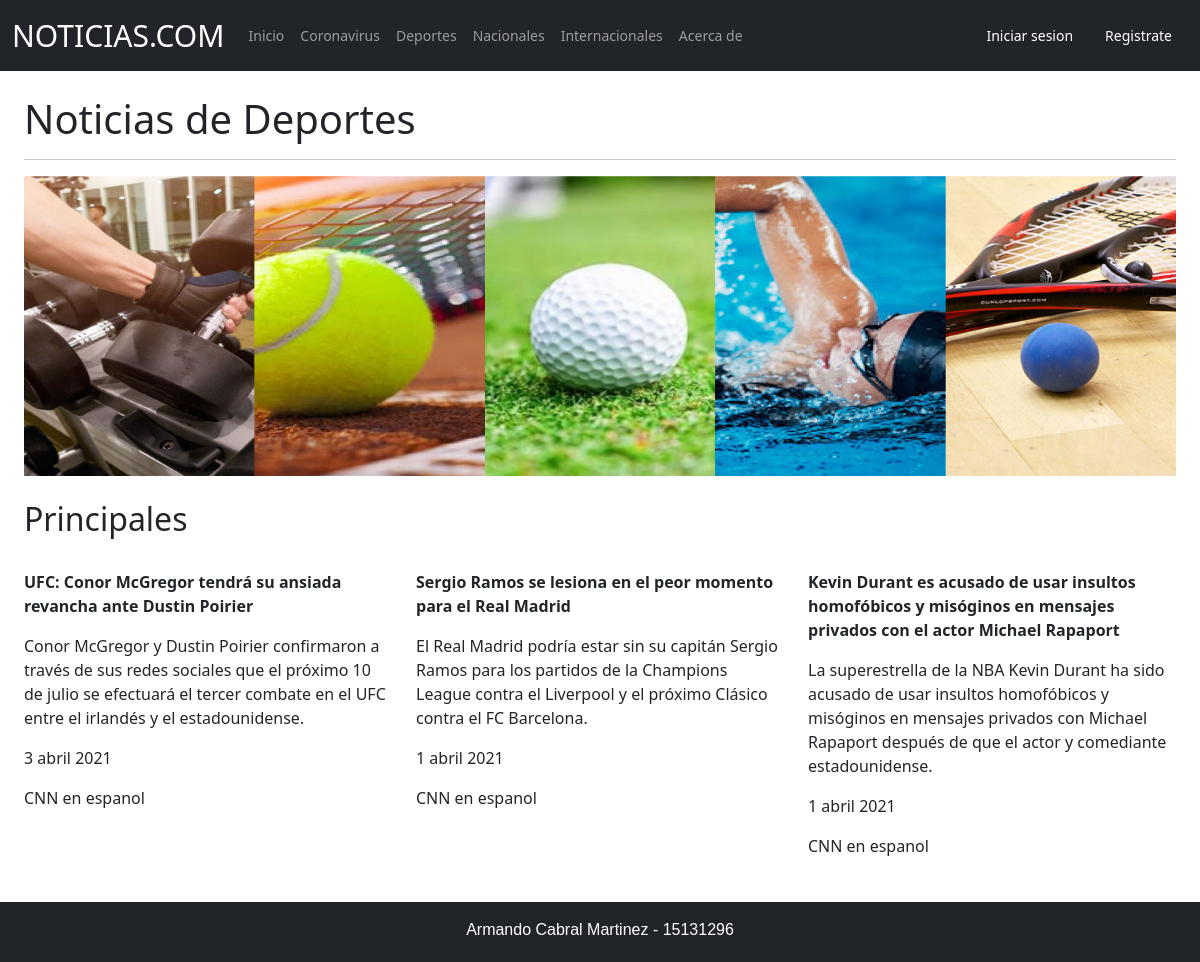
The page /accounts/deportes on the database as committed earlier.
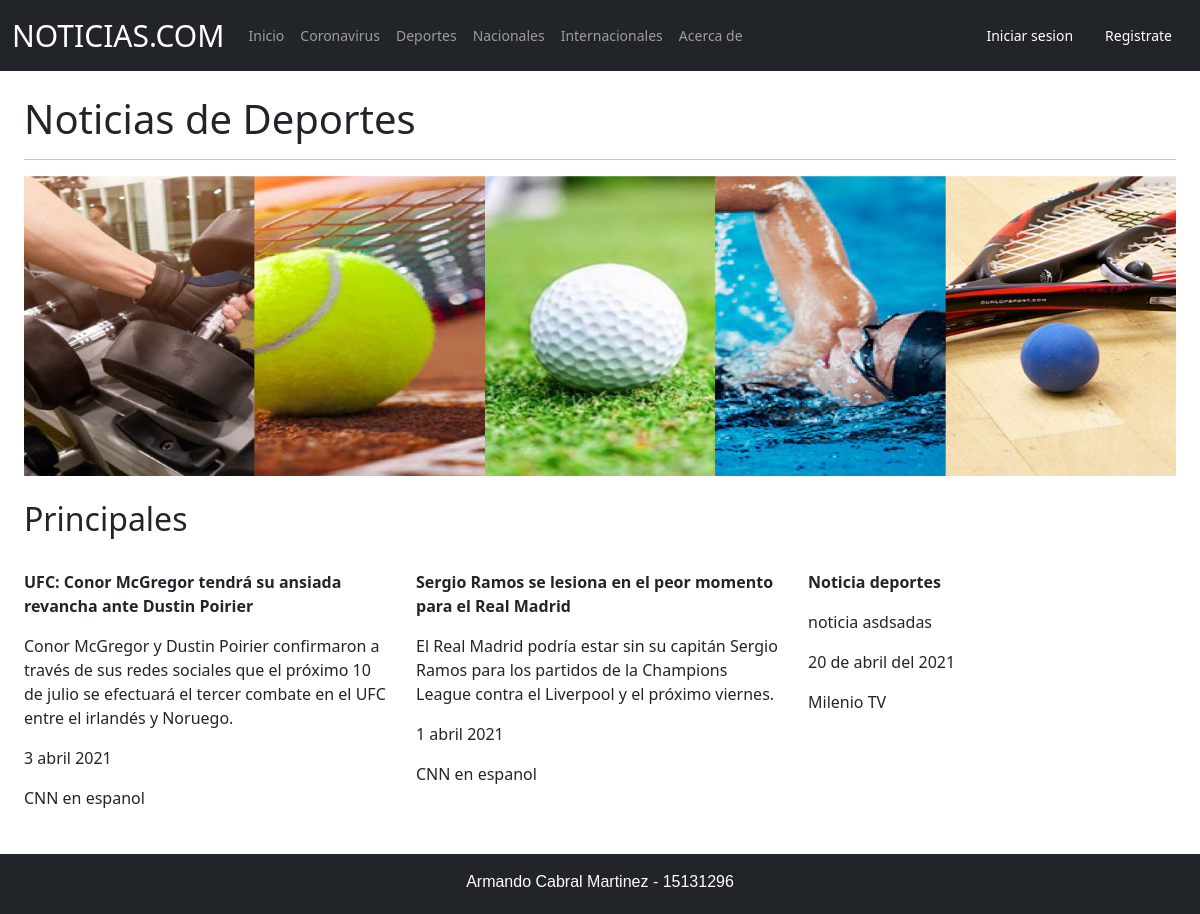
The same page on the database as committed later.
### noticias/models.py (models this page shows, shortened)
class deportes (models.Model):
	nombre = models.CharField(default = "",null=True,max_length = 200)
	descripcion = models.TextField(default = "",null=True,max_length = 200)
	fecha = models.CharField(default = "",null=True,max_length = 200)
	autor = models.CharField(default = "",null=True,max_length = 200)

### noticias/views.py (the view)
# urls.py: path('deportes',DeportesPageView.as_view(),name = 'deportes'),
class DeportesPageView(ListView):
	model = deportes
	template_name = 'deportes.html'
	context_object_name = 'noticias_list'

### noticias/templates/deportes.html (shortened to what this page needs)
{% extends 'base.html' %}
{% block content %}
{% load static %}
<body>
	<div class="px-4">
		<br>
		<h1>Noticias de Deportes</h1>
		<hr>
		<div class="row">
	    	<img src="{% static 'files/bannerDeportes.jpg' %}" height="300px"
	    	width="1220px">
    	</div>
		<br>
		<h2>Principales</h2>
		<div class="row">
				{% for deportes in noticias_list %}
				<div class=col-md-4>
                    <br>
					<p><strong>{{ deportes.nombre }}</strong></p>
			        <p>{{ deportes.descripcion }}</p>
			        <p>{{ deportes.fecha }}</p>
			        <p>{{ deportes.autor }}</p>
				</div>
	    		{% endfor %}
		</div>
	</div>
	<br><br>
</body>
{% endblock content %}

### noticias/templates/base.html (shortened to what this page needs)
{% load static %}
<!DOCTYPE html>
<html style="min-height: 100%;
  position: relative;">
<head>
	<link href="https://cdn.jsdelivr.net/npm/bootstrap@5.0.0-beta3/dist/css/bootstrap.min.css" rel="stylesheet">
    <link rel="stylesheet" type="text/css" href="{% static 'css/main.css' %}">
</head>
<header>
	<nav class="navbar navbar-expand-lg navbar-dark bg-dark">
	  <div class="container-fluid">
	    <a class="navbar-brand" href="{% url 'home' %}"  style="font-size: 30px;">NOTICIAS.COM</a>
	    <div class="collapse navbar-collapse" id="navbarNavAltMarkup">
	      <div class="navbar-nav">
	        <a class="nav-link " href="{% url 'home' %}">Inicio</a>
	        <a class="nav-link " href="{% url 'content' %}">Coronavirus</a>
	        <a class="nav-link " href="{% url 'deportes' %}">Deportes</a>
	        <a class="nav-link " href="{% url 'nacionales' %}">Nacionales</a>
	        <a class="nav-link " href="{% url 'internacionales' %}">Internacionales</a>
	        <a class="nav-link " href="{% url 'about' %}">Acerca de</a>
	      </div>
	  	</div>
	    {% if user.is_authenticated %}
	    <nav>
	    	<ul>
		        <li><a href="#"style="font-size: 15px; text-align: center;" >Bienvenido {{ user.username }}</a>
		            <ul>
		            	<li><a href="{% url 'reset' %}">Cambiar Contrasena</a></li>
		            	<li><a href="{% url 'categoriasNoticias' %}">Agregar Noticias</a></li>
			            <li><a href="{% url 'logout' %}">Log out</a></li>
		        	</ul>
		        </li>
		    </ul>
		</nav>
	    {% else %}
	      <a class="nav-link active" aria-current="page" href="{% url 'login' %}"  style="color: #ffffff;">Iniciar sesion</a>
		  <a class="nav-link active" aria-current="page" href="{% url 'registrar' %}"  style="color: #ffffff;">Registrate</a>
	    {% endif %}
	</nav>
</header>
<body style="  margin: 0;
  margin-bottom: 40px;">
	{% block content %}
	{% endblock content %}
</body>
<footer class="bg-dark text-white footer" style="position: absolute; bottom: 0;
      width: 100%;
      height: 60px;">
	<p>Armando Cabral Martinez - 15131296</p>
</footer>
</html>

### static/css/main.css (style rules this page uses)
.footer { text-align: center; font-family: sans-serif; padding: 1em; position: absolute; bottom: 0; width: 100%; height: 40px; }
nav { align-content: center; }
nav a { box-sizing:border-box; font-size:0; text-decoration:none; color:inherit; font-size:14px; }

Rows that differ between the two databases and show on the page:
removed deportes: nombre "Kevin Durant es acusado de usar insultos homofóbicos y misóginos en mensajes privados con el actor Michael Rapaport", descripcion "La superestrella de la NBA Kevin Durant ha sido acusado de usar insultos homofóbicos y misóginos en mensajes privados con Michael Rapaport después de que el actor y comediante estadounidense.", fecha "1 abril 2021", autor "CNN en espanol"
changed deportes "UFC: Conor McGregor tendrá su ansiada revancha ante Dustin Poirier": descripcion "…entre el irlandés y el estadounidense." → "…entre el irlandés y Noruego."
changed deportes "Sergio Ramos se lesiona en el peor momento para el Real Madrid": descripcion "…Liverpool y el próximo Clásico contra el FC Barcelona." → "El Real Madrid podría estar sin su capitán Sergio Ramos para los partidos de la Champions League contra el Liverpool y el próximo viernes."
added deportes: nombre "Noticia deportes", descripcion "noticia asdsadas", fecha "20 de abril del 2021", autor "Milenio TV"
